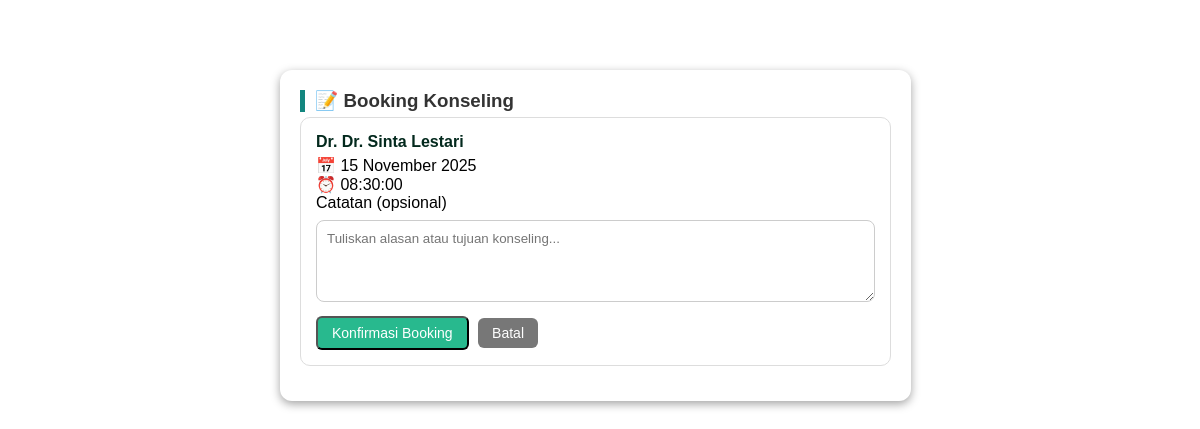
The page /booking.php?jadwal_id=4 on the database its author committed.
### tables this page shows
CREATE TABLE `jadwal_dokter` (
  `jadwal_id` int(11) NOT NULL,
  `dokter_id` int(11) DEFAULT NULL,
  `tanggal` date DEFAULT NULL,
  `jam` time DEFAULT NULL,
  `status` enum('tersedia','penuh') DEFAULT 'tersedia'
);

CREATE TABLE `users` (
  `user_id` int(11) NOT NULL,
  `nama` varchar(100) DEFAULT NULL,
  `email` varchar(100) DEFAULT NULL,
  `password` varchar(255) DEFAULT NULL,
  `role` enum('dokter','pasien') DEFAULT NULL,
  `no_hp` varchar(20) DEFAULT NULL
);

### booking.php (the view, shortened to what this page needs)
<?php
include 'connection.php';
$jadwal_id = intval($_GET['jadwal_id']);
$jadwal = mysqli_fetch_assoc(mysqli_query($conn, "
    SELECT j.*, u.nama AS nama_dokter
    FROM jadwal_dokter j
    JOIN users u ON j.dokter_id = u.user_id
    WHERE j.jadwal_id = '$jadwal_id'
"));
?>
<!DOCTYPE html>
<html lang="id">
<head>
<link rel="stylesheet" href="asset/css/jadwal.css">
</head>
<body>
<div class="container" style="max-width:700px;margin-top:40px;">
    <div class="section">
        <h3>📝 Booking Konseling</h3>
        <div class="card">
            <h4>Dr. <?= htmlspecialchars($jadwal['nama_dokter']) ?></h4>
            <p>📅 <?= date('d F Y', strtotime($jadwal['tanggal'])) ?></p>
            <p>⏰ <?= $jadwal['jam'] ?></p>
            <form method="POST">
                <label>Catatan (opsional)</label>
                <textarea name="catatan" rows="4" placeholder="Tuliskan alasan atau tujuan konseling..." style="width:100%;margin-top:8px;padding:10px;border-radius:8px;border:1px solid #ccc;"></textarea>
                <button type="submit" name="submit" class="btn btn-booking" style="margin-top:10px;">Konfirmasi Booking</button>
                <a href="daftar_jadwal.php" class="btn btn-danger" style="background:#777;margin-left:5px;">Batal</a>
            </form>
        </div>
    </div>
</div>
</body>
</html>

### asset/css/jadwal.css (style rules this page uses)
* { margin: 0; padding: 0; box-sizing: border-box; font-family: 'Poppins', sans-serif; }
.container { display: flex; flex-direction: row; gap: 20px; padding: 30px; max-width: 1200px; margin: auto; }
.section { background: #fff; border-radius: 12px; box-shadow: 0 3px 10px rgba(0, 0, 0, 0.363); padding: 20px; }
h3 { border-left: 5px solid #13867f; margin-bottom: 5px; padding-left: 10px; color: #333; }
.card { border: 1px solid #ddd; border-radius: 10px; padding: 15px; margin-bottom: 15px; transition: 0.2s; }
.card h4 { margin: 0 0 5px; color: #03291d; }
.btn { display: inline-block; text-decoration: none; color: white; padding: 7px 14px; border-radius: 6px; font-size: 14px; margin-top: 8px; }
.btn-booking { background: #28b98e; }

### rows shown on the page
jadwal_dokter: dokter.nama "Dr. Sinta Lestari", tanggal "15 November 2025", jam "08:30:00"
